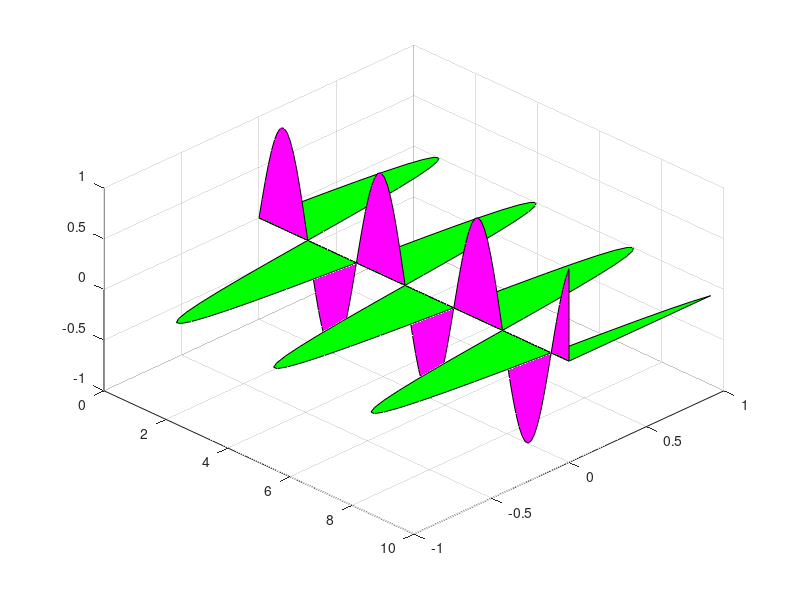

This figure's MATLAB source:
%Electromagnetic Wave.......
t = linspace(0, 10); %linspace=:operator
w = 2; %patch=area
k = pi/2;
x = ones(size(t));
c = cos(w*t - k*x); %fliplr(A)=A-column or row,flipped in the left right direction,3D
figure
patch([t fliplr(t)], [c zeros(size(c))], [zeros(size(t)) zeros(size(t))], 'green')
hold on
patch([t fliplr(t)], [zeros(size(t)) zeros(size(t))], [c zeros(size(c))], 'magenta')
hold off
grid on;
view(45, 45)